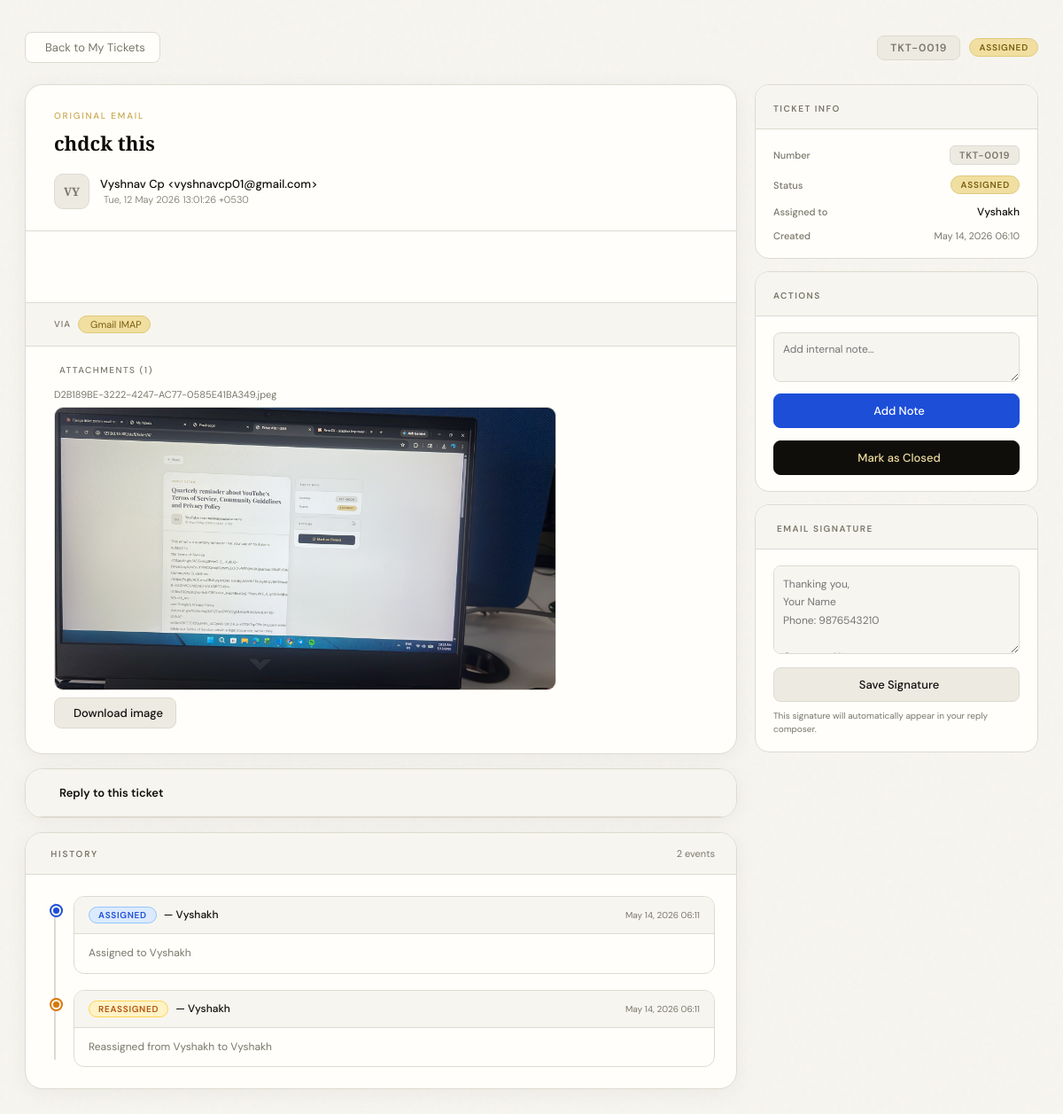
Page /staff/ticket/19/ (signed in) on the committed database.
### myapp/models.py (models this page shows, shortened)
class Ticket(models.Model):
    STATUS_CHOICES = [
        ("unassigned", "Unassigned"),
        ("assigned",   "Assigned"),
        ("closed",     "Closed"),
    ]
    ticket_number = models.CharField(max_length=20, unique=True, editable=False)
    mail_id  = models.CharField(max_length=50, unique=True)
    subject  = models.TextField(blank=True)
    sender  = models.CharField(max_length=255, blank=True)
    date   = models.CharField(max_length=100, blank=True)
    body  = models.TextField(blank=True)
    assigned_to = models.ForeignKey( Staff, null=True, blank=True, on_delete=models.SET_NULL, related_name="tickets" )
    created_by = models.ForeignKey( Staff, null=True, blank=True, on_delete=models.SET_NULL, related_name="created_tickets")
    status  = models.CharField(max_length=20, choices=STATUS_CHOICES, default="unassigned")
    created_at = models.DateTimeField(auto_now_add=True)
    class Meta:
        ordering = ["-created_at"]

class TicketAttachment(models.Model):
    ticket  = models.ForeignKey(Ticket, on_delete=models.CASCADE, related_name="attachments")
    file  = models.FileField(upload_to="ticket_attachments/")
    filename  = models.CharField(max_length=255)
    content_type = models.CharField(max_length=100, blank=True)

class TicketHistory(models.Model):
    ACTION_CHOICES = [
        ("assigned",   "Assigned"),
        ("reassigned", "Reassigned"),
        ("closed",     "Closed"),
        ("note",       "Note Added"),
        ("replied",    "Reply Sent"),
    ]
    ticket      = models.ForeignKey(Ticket, on_delete=models.CASCADE, related_name="history")
    staff       = models.ForeignKey(Staff, null=True, blank=True, on_delete=models.SET_NULL)
    action      = models.CharField(max_length=20, choices=ACTION_CHOICES)
    description = models.TextField(blank=True)
    created_at  = models.DateTimeField(auto_now_add=True)
    note  = models.ForeignKey('TicketNote',  null=True, blank=True, on_delete=models.SET_NULL, related_name="history_entries")
    reply = models.ForeignKey('TicketReply', null=True, blank=True, on_delete=models.SET_NULL, related_name="history_entries")

class Staff(models.Model):
    STATUS_CHOICE = [
        ('active', 'Active'),
        ('Inactive', 'Inactive'),
    ]
    name  = models.CharField(max_length=100)
    email  = models.EmailField(unique=True)
    status  = models.CharField(max_length=10, choices=STATUS_CHOICE, default='active')
    password = models.CharField(max_length=255)
    signature = models.TextField(blank=True, default='')

### myapp/views.py (the view, shortened to what this page needs)
# urls.py: path("staff/ticket/<int:ticket_id>/",views.staff_ticket_detail,name="staff_ticket_detail"),
def staff_ticket_detail(request, ticket_id):
    staff_email = request.session.get("staff_email")
    if not staff_email:
        return redirect("login")
    staff  = get_object_or_404(Staff, email=staff_email)
    ticket = get_object_or_404(Ticket, id=ticket_id, assigned_to=staff)
    html_body = ""
    text_body = ticket.body or ""
    try:
        mail_conn = imaplib.IMAP4_SSL("imap.gmail.com")
        mail_conn.login(MY_EMAIL, MY_PASSWORD)
        mail_conn.select("inbox")
        status, msg_data = mail_conn.fetch(str(ticket.mail_id), "(RFC822)")
        for part in msg_data:
            if not isinstance(part, tuple):
                continue
            msg = _email.message_from_bytes(part[1])
            if msg.is_multipart():
                for mp in msg.walk():
                    ct   = mp.get_content_type()
                    disp = str(mp.get("Content-Disposition", ""))
                    if ct == "text/html" and "attachment" not in disp:
                        try:
                            html_body = mp.get_payload(decode=True).decode(errors="ignore")
                        except Exception:
                            pass
                    elif ct == "text/plain" and "attachment" not in disp and not text_body:
                        try:
                            text_body = mp.get_payload(decode=True).decode(errors="ignore")
                        except Exception:
                            pass
            else:
                ct = msg.get_content_type()
                if ct == "text/html" and not html_body:
                    try:
                        html_body = msg.get_payload(decode=True).decode(errors="ignore")
                    except Exception:
                        pass
        mail_conn.logout()
    except Exception:
        pass
    safe_html = ""
    if html_body:
        safe_html = _re.sub(r'<img[^>]*>', '', html_body, flags=_re.IGNORECASE)
    default_subject = f"Re: [{ticket.ticket_number}] {ticket.subject}"
    default_to      = ticket.sender
    return render(request, "staff_ticket_detail.html", {
        "ticket":          ticket,
        "attachments":     ticket.attachments.all(),
        "notes":           ticket.notes.all().order_by("-created_at"),
        "replies":         ticket.replies.all().order_by("-sent_at"),
        "history":         ticket.history.select_related("staff", "note", "reply").prefetch_related("reply__attachments").order_by("created_at"),
        "body":            text_body,
        "html_body":       safe_html,
        "has_html":        bool(safe_html.strip()),
        "staff":           staff,
        "default_subject": default_subject,
        "default_to":      default_to,
    })

### templates/staff_ticket_detail.html (shortened to what this page needs)
<!DOCTYPE html>
<html>
<head>
  <link rel="stylesheet" href="https://cdn.jsdelivr.net/npm/@tabler/icons-webfont@latest/tabler-icons.min.css">
</head>
<body>
<div class="shell">
  <div class="topbar">
    <a href="{% url 'staff_asigned_ticket' %}" class="back">
       Back to My Tickets
    </a>
    <div class="ticket-badge">
      <span class="ticket-num-tag">{{ ticket.ticket_number }}</span>
      <span class="status-pill status-{{ ticket.status }}">{{ ticket.get_status_display }}</span>
    </div>
  </div>
  <div class="layout">
    <div class="left-col">
      <div class="card">
        <div class="email-header">
          <span class="eyebrow">Original Email</span>
          <div class="subject">{{ ticket.subject }}</div>
          <div class="meta">
            <div class="avatar">{{ ticket.sender|slice:":2"|upper }}</div>
            <div>
              <div class="meta-from">{{ ticket.sender }}</div>
              <div class="meta-date">
                {{ ticket.date }}
              </div>
            </div>
          </div>
        </div>
        {% if body %}
        <div class="email-body-text" id="text-view" {% if has_html %}style="display:none;"{% endif %}>{{ body }}</div>
        {% endif %}
        <div class="email-footer">
          <span class="footer-label">Via</span>
          <span class="tag"> Gmail IMAP</span>
        </div>
        {% if attachments %}
        <div class="attachments-section">
          <div class="attachments-title">
            Attachments ({{ attachments|length }})
          </div>
          {% for att in attachments %}
          <div class="attachment-item">
            <div class="att-filename">{{ att.filename }}</div>
            {% if "image" in att.content_type %}
              <img src="{{ att.file.url }}" class="att-image" alt="{{ att.filename }}" onclick="openLightbox('{{ att.file.url }}')">
              <a href="{{ att.file.url }}" download="{{ att.filename }}" class="att-download"> Download image</a>
            {% elif "pdf" in att.content_type %}
              <iframe src="{{ att.file.url }}" class="att-pdf" title="{{ att.filename }}"></iframe>
              <a href="{{ att.file.url }}" download="{{ att.filename }}" class="att-download"><i class="ti ti-download"></i> Download PDF</a>
            {% else %}
              <a href="{{ att.file.url }}" download="{{ att.filename }}" class="att-download"><i class="ti ti-download"></i> {{ att.filename }}</a>
            {% endif %}
          </div>
          {% endfor %}
        </div>
        {% endif %}
      </div>
      <div class="card reply-composer" id="reply-card">
        <div class="reply-composer-header" onclick="toggleComposer()">
          <div class="reply-composer-title">
            Reply to this ticket
          </div>
        </div>
      </div>
      {% if history %}
      <div class="card">
        <div class="card-header">
          <span class="card-title">
             &nbsp;History
          </span>
          <span style="font-size:11px; color:var(--muted);">
            {{ history|length }} event{{ history|length|pluralize }}
          </span>
        </div>
        <div style="padding: 24px;">
          <div class="ht-wrap">
            {% for event in history %}
            <div class="ht-item{% if forloop.counter > 6 %} ht-extra{% endif %}">
              <div class="ht-dot
                {% if event.action == 'closed'     %}d-closed
                {% elif event.action == 'note'     %}d-note
                {% elif event.action == 'replied'  %}d-replied
                {% elif event.action == 'reassigned' %}d-reassigned
                {% endif %}
              "></div>
              <div class="ht-card">
                <div class="ht-head {% if event.action == 'assigned' or event.action == 'reassigned' or event.action == 'closed' %}{% if not event.description %}ht-head-only{% endif %}{% endif %}">
                  <div class="ht-head-left">
                    {% if event.action == 'assigned' %}
                      <span class="ht-badge b-assigned"> Assigned</span>
                    {% elif event.action == 'reassigned' %}
                      <span class="ht-badge b-reassigned"> Reassigned</span>
                    {% elif event.action == 'closed' %}
                      <span class="ht-badge b-closed"><i class="ti ti-circle-check"></i> Closed</span>
                    {% elif event.action == 'note' %}
                      <span class="ht-badge b-note"><i class="ti ti-note"></i> Note Added</span>
                    {% elif event.action == 'replied' %}
                      <span class="ht-badge b-replied"><i class="ti ti-send"></i> Reply Sent</span>
                    {% endif %}
                    {% if event.staff %}
                    <span class="ht-staff">— {{ event.staff.name }}</span>
                    {% endif %}
                  </div>
                  <span class="ht-time">{{ event.created_at|date:"M d, Y H:i" }}</span>
                </div>
                {% if event.action == 'note' %}
                <div class="ht-body">
                  {% if event.note %}
                  <div class="ht-note-bubble">{{ event.note.note }}</div>
                  {% else %}
                  <div style="color:var(--muted); font-size:12px; font-style:italic;">{{ event.description }}</div>
                  {% endif %}
                </div>
                {% elif event.description %}
                <div class="ht-body" style="color:var(--muted);">{{ event.description }}</div>
                {% endif %}
              </div>
            </div>
            {% endfor %}
          </div>
        </div>
      </div>
      {% endif %}
    </div>
    <div class="sidebar">
      <div class="sidebar-card">
        <div class="sidebar-card-header"><span class="sidebar-card-title">Ticket Info</span></div>
        <div class="sidebar-card-body">
          <div class="info-row">
            <span class="info-label">Number</span>
            <span class="ticket-chip">{{ ticket.ticket_number }}</span>
          </div>
          <div class="info-row">
            <span class="info-label">Status</span>
            <span class="status-pill status-{{ ticket.status }}">{{ ticket.get_status_display }}</span>
          </div>
          <div class="info-row">
            <span class="info-label">Assigned to</span>
            <span style="font-size:12px; font-weight:500;">{{ ticket.assigned_to.name|default:"—" }}</span>
          </div>
          <div class="info-row" style="align-items:flex-start;">
            <span class="info-label">Created</span>
            <span style="font-size:11px; color:var(--muted);">{{ ticket.created_at|date:"M d, Y H:i" }}</span>
          </div>
        </div>
      </div>
      <div class="sidebar-card">
        <div class="sidebar-card-header"><span class="sidebar-card-title">Actions</span></div>
        <div class="sidebar-card-body">
          <form method="POST" style="margin-bottom:14px;">
            <textarea name="note"
              placeholder="Add internal note…"
              style="width:100%; padding:9px 10px; border-radius:8px; border:1px solid var(--border); font-family:'DM Sans',sans-serif; font-size:12px; margin-bottom:8px; resize:vertical; background:var(--paper); outline:none; line-height:1.5;"
            ></textarea>
            <button type="submit" class="action-btn btn-blue" style="margin-bottom:0;">
               Add Note
            </button>
          </form>
          {% if ticket.status != "closed" %}
          <form method="POST">
            <button type="submit" class="action-btn btn-dark" style="margin-bottom:0;">
               Mark as Closed
            </button>
          </form>
          {% else %}
          <div class="closed-notice"><i class="ti ti-circle-check-filled"></i> This ticket is closed</div>
          {% endif %}
        </div>
      </div>
      <div class="sidebar-card">
        <div class="sidebar-card-header">
          <span class="sidebar-card-title"> &nbsp;Email Signature</span>
        </div>
        <div class="sidebar-card-body">
          <form method="POST">
            <textarea
              id="sig-editor"
              name="signature"
              class="sig-textarea"
              placeholder="Thanking you,&#10;Your Name&#10;Phone: 9876543210&#10;&#10;Company Name&#10;Designation"
              oninput="syncSignature(this.value)"
            >{{ staff.signature }}</textarea>
            <button type="submit" class="action-btn btn-ghost" style="margin-top:10px; margin-bottom:0;">
               Save Signature
            </button>
          </form>
          <div style="font-size:10px; color:var(--muted); margin-top:8px; line-height:1.5;">
            This signature will automatically appear in your reply composer.
          </div>
        </div>
      </div>
    </div>
  </div>
</div>
</body>
</html>

### rows in the picture
Ticket: ticket_number "TKT-0019", status "ASSIGNED", subject "chdck this", sender "VY", sender "Vyshnav Cp <vyshnavcp01@gmail.com>", date "Tue, 12 May 2026 13:01:26 +0530", assigned_to.name "Vyshakh", created_at "May 14, 2026 06:10"
TicketAttachment: filename "D2B189BE-3222-4247-AC77-0585E41BA349.jpeg", file (picture)
TicketHistory: action "ASSIGNED", staff.name "Vyshakh", created_at "May 14, 2026 06:11", description "Assigned to Vyshakh"
TicketHistory: action "REASSIGNED", staff.name "Vyshakh", created_at "May 14, 2026 06:11", description "Reassigned from Vyshakh to Vyshakh"

### other values in the picture
{{ attachments|length }} "1"
{{ history|length }} "2"
